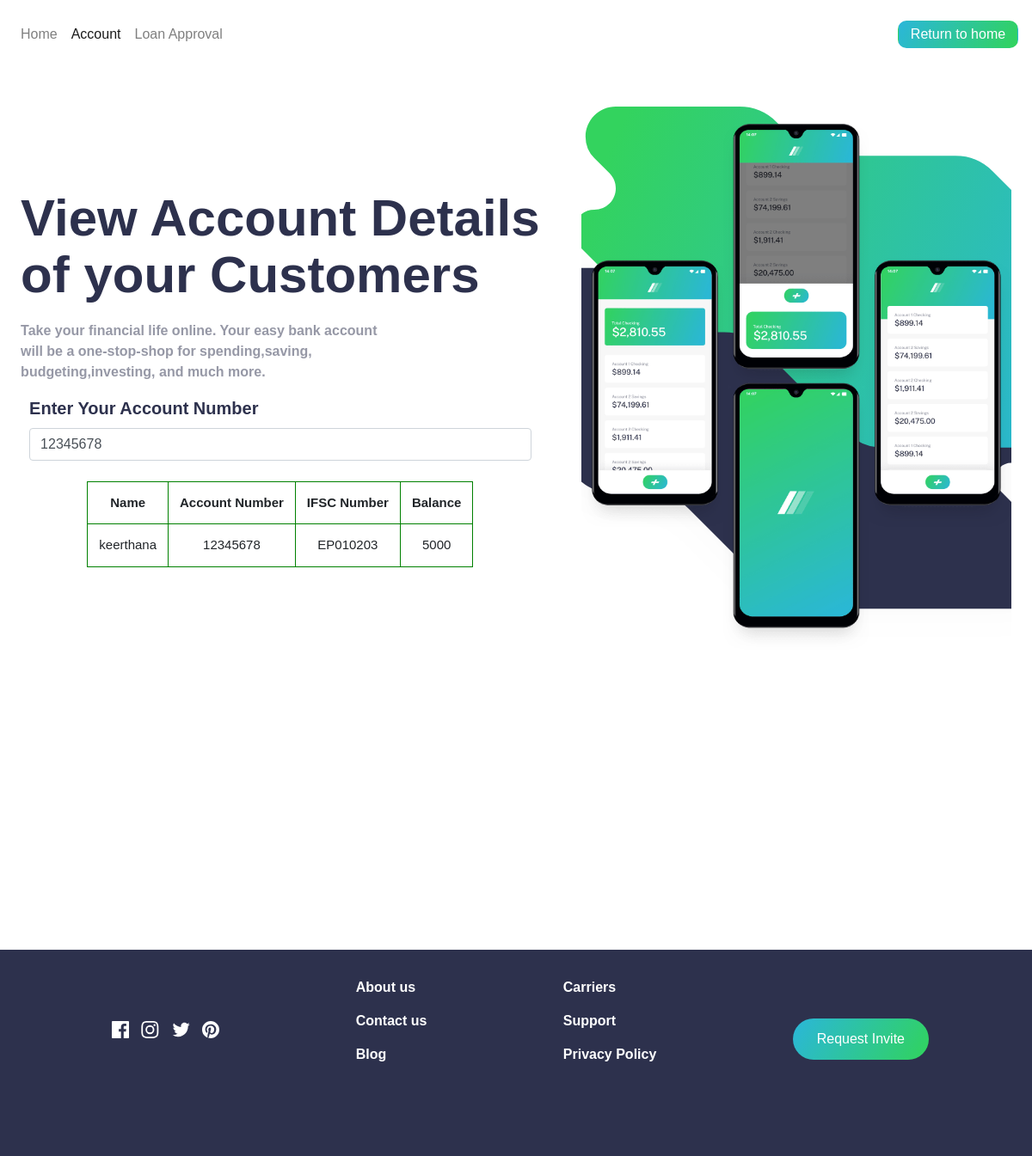
The app's page /accountmanager.php?accno=12345678 with its own data.
### tables this page shows
CREATE TABLE `account` (
  `name` varchar(50) NOT NULL,
  `accno` int(50) NOT NULL,
  `ifsc` varchar(50) NOT NULL DEFAULT 'EP010203',
  `balance` int(40) NOT NULL
);

### accountmanager.php (the view, shortened to what this page needs)
<?php
include_once 'db.php';
?>
<!DOCTYPE html>
<html lang="en">
  <head>
    <link rel="stylesheet" href="https://maxcdn.bootstrapcdn.com/bootstrap/4.0.0/css/bootstrap.min.css">
    <link rel="stylesheet" type="text/css" href="style.css">
    <link rel="stylesheet" href="https://cdnjs.cloudflare.com/ajax/libs/font-awesome/4.7.0/css/font-awesome.min.css">
  </head>
  <body>
    <nav class="nav-bar navbar navbar-expand-lg navbar-light">
        <div class="collapse navbar-collapse" id="navbarNavDropdown">
          <ul class="navbar-nav">
            <li class="nav-item">
              <a class="nav-link" href="index.php">Home<span class="sr-only">(current)</span></a>
            </li>
            <li class="nav-item active">
              <a class="nav-link" href="account.php">Account</a>
            </li>
            <li class="nav-item">
              <a class="nav-link" href="homeloanmanager.php">Loan Approval</a>
            </li>
          </ul>
          </div>
           <a href="loginman.php" class="text-center"><button class="btn btn-login2">Return to home</button></a>
    </nav>
    <header class="hero-section">
      <div class="hero-text-container">
        <h1>View Account Details
          <br> of your Customers</h1>
        <p
          >Take your financial life online. Your easy bank account<br />
          will be a one-stop-shop for spending,saving,<br />budgeting,investing,
          and much more.</p
        >
    <div class="container">
    <form >
      <label class="acc" required >Enter Your Account Number</label>
      <input type="text" class="form-control" name="accno" id="accno" value="<?php if (isset($_GET["accno"])) echo $_GET["accno"]; ?>"/>
      <br>
      <?php
        $con=mysqli_connect('localhost','root','');
        if(isset($_GET['accno']))
        {
          $accno = $_GET['accno'];
          $sql1="SELECT * FROM  account where accno='$accno'";
          $result1=mysqli_query($con,$sql1);
          $total1=mysqli_num_rows($result1);
          if($total1==1)
          {
             $result = mysqli_query($conn,"SELECT * FROM account where accno='" . $_GET["accno"] . "'");
             ?>
    <div class="center" >
    <center>
      <table class="text-center">
      <tr>
      <th>Name</th>
      <th>Account Number</th>
      <th>IFSC Number</th>
      <th>Balance</th>
      </tr>
      <?php
      while($row = mysqli_fetch_array($result)) {
      ?>
      <tr class="<?php if(isset($classname)) echo $classname;?>">
      <td><?php echo $row["name"]; ?></td>
      <td><?php echo $row["accno"]; ?></td>
      <td><?php echo $row["ifsc"]; ?></td>
      <td><?php echo $row["balance"]; ?></td>
      </tr>
      <?php
      }
      ?>
    </table></center>
</div>
<?php
  }
  else
  {
    echo '<script>alert("Incorrect Account Number")</script>';
  }
}
?>
   </form>
   </div>
   </div>
      <div class="hero-img-container">
        <img src="./images/image-mockups.png" alt="" />
      </div>
    </header>
    <footer class="footer1">
      <div class="footer-container">
        <div class="social-container">
          <img src="./images/icon-facebook.svg" alt="" />
          <img src="./images/icon-instagram.svg" alt="" />
          <img src="./images/icon-twitter.svg" alt="" />
          <img src="./images/icon-pinterest.svg" alt="" />
        </div>
        <div class="menu">
          <a href="#">About us</a>
          <a href="#">Contact us</a>
          <a href="#">Blog</a>
        </div>
        <div class="menu">
          <a href="#">Carriers</a>
          <a href="#">Support</a>
          <a href="#">Privacy Policy</a>
        </div>
        <button>Request Invite</button>
      </div>
    </footer>
  </body>
</html>

### style.css (style rules this page uses)
body { font-family: Arial, Helvetica, sans-serif; }
* { margin: 0; padding: 0; box-sizing: border-box; }
.nav-bar { display: flex; justify-content: space-around; align-items: center; padding-top: 20px; padding-bottom: 20px; }
.hero-section { display: flex; justify-content: space-around; align-items: center; height: 90vh; }
.hero-img-container { background-image: url('./images/bg-intro-desktop.svg'); background-size: cover; background-position: bottom; background-repeat: no-repeat; padding-top: 20px; }
.hero-img-container > img { width: 500px; }
.hero-text-container { display: flex; flex-direction: column; justify-content: space-between; align-items: flex-start; }
.hero-text-container > h1 { font-size:60px; font-weight:700; margin-bottom: 20px; color: hsl(233, 26%, 24%); line-height: 1.1; }
.hero-text-container > p { color: hsl(233, 8%, 62%); margin-bottom: 15px; font-weight: 700; }
.container { background-color: hsl(220, 16%, 96%); }
.footer1 { background-color: hsl(233, 26%, 24%); height: 30vh; margin-top: 305px; }
.footer-container { width: 80%; margin-left: auto; margin-right: auto; color: white; display: flex; justify-content: space-between; align-items: flex-start; padding-top: 2rem; }
.menu { display: flex; flex-direction: column; justify-content: space-between; align-items: flex-start; }
.menu > a { text-decoration: none; color: white; margin-bottom: 15px; font-weight: 600; }
.social-container { margin-top: 3rem; }
.social-container > img { margin-left: 10px; cursor: pointer; }
.footer-container > button { margin-top: 3rem; padding: 12px 28px; border: none; outline-width: 0; color: white; border-radius: 24px; cursor: pointer; font-weight: 400; background-image: linear-gradient( 120deg, hsl(192, 70%, 51%), hsl(136, 65%, 51%) ); }
.container { background-color: transparent; }
.center { margin-left: auto; margin-right: auto; font-size: 15px; }
th, td { padding: 13px; text-align: left; }
table, th, td { border: 1px solid black; border-color:green; border-collapse: collapse; }
.acc { font-size: 20px; color:hsl(233, 26%, 24%); font-weight: bold; }
.container { max-width: 1000px; margin-left: auto; margin-right: auto; padding-left: 10px; padding-right: 10px; }
td,th { text-align: center; }
.btn-login2 { padding: 2px; margin-left:10px; height:32px; width:140px; color:#fff; border-color: transparent; border-radius:10px; background-image: linear-gradient( 120deg, hsl(192, 70%, 51%), hsl(136, 65%, 51%) ); }

### records on screen
account: name "keerthana", accno "12345678", ifsc "EP010203", balance "5000"
